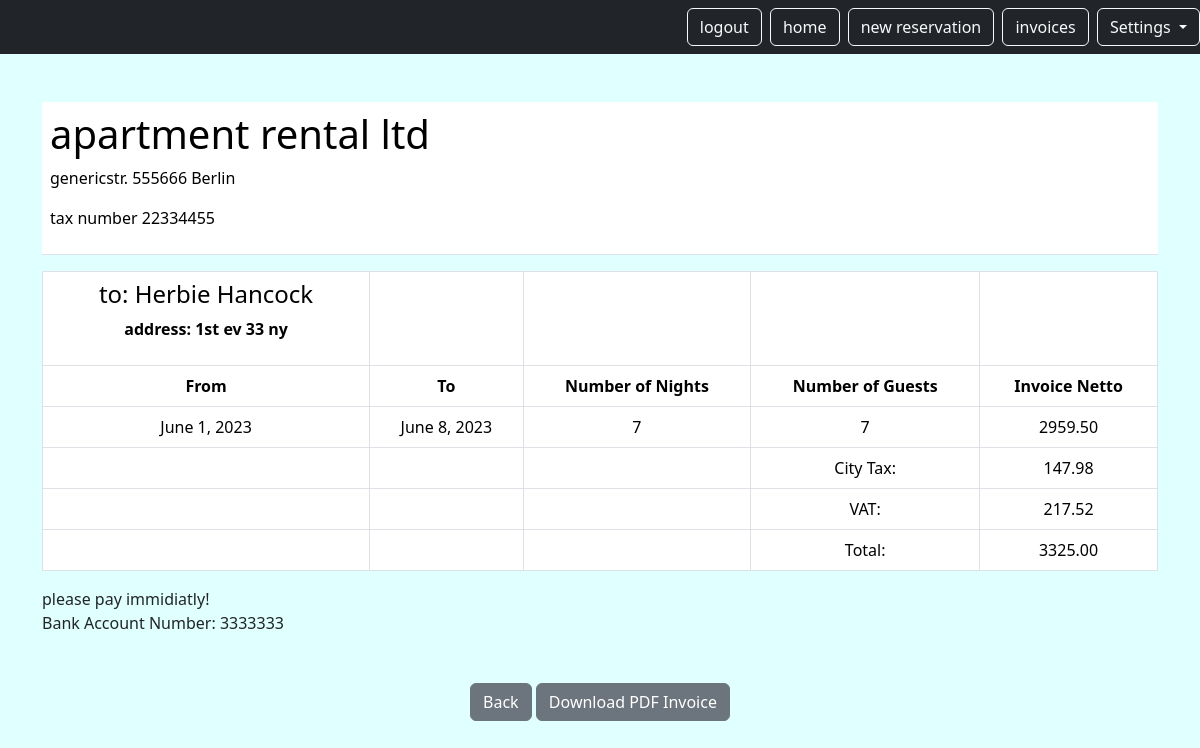
Page /mini/invoice1/2/ (signed in) on the committed database.
### reservation/models.py (models this page shows, shortened)
class Invoice(models.Model):
    id = models.CharField(max_length=255, primary_key=True)
    name = models.CharField(max_length=255)
    invoice_netto = models.DecimalField(
        max_digits=10, decimal_places=2, blank=True, null=True
    )
    reservation = models.ForeignKey(
        Reservation, on_delete=models.CASCADE, related_name="invoices"
    )
    invoice_vat = models.DecimalField(
        max_digits=10, decimal_places=2, blank=True, null=True
    )
    invoice_citytax = models.DecimalField(
        max_digits=10, decimal_places=2, blank=True, null=True
    )
    invoice_number_of_nights = models.IntegerField(blank=True, null=True)

class Reservation(models.Model):
    PURPOSE_CHOICES = [
        ("holiday", "holiday"),
        ("business", "business"),
        ("no-show", "no-show"),
    ]
    id = models.AutoField(primary_key=True)
    start_date = models.DateField()
    end_date = models.DateField()
    name = models.CharField(max_length=255)
    lname = models.CharField(max_length=255, blank=True)
    company = models.CharField(max_length=255, blank=True, null=True)
    address = models.CharField(max_length=255, blank=True, null=True)
    email = models.EmailField(blank=True, null=True)
    number_of_guests = models.IntegerField(blank=True)
    nationality = models.CharField(max_length=255, blank=True, null=True)
    t_sum = models.DecimalField(max_digits=10, decimal_places=2)
    commission = models.DecimalField(
        max_digits=10, decimal_places=2
    )
    rech_num = models.CharField(max_length=255, blank=True)
    link = models.URLField(blank=True, null=True)
    purpose = models.CharField(
        max_length=255, choices=PURPOSE_CHOICES, blank=True
    )
    comment = models.TextField(blank=True, null=True)
    user = models.ForeignKey(
        CustomUser, on_delete=models.CASCADE, related_name="reservation"
    )
    platform = models.ForeignKey(
        Platform, on_delete=models.CASCADE, related_name="reservation"
    )
    apartment = models.ForeignKey(
        Apartment, on_delete=models.CASCADE, related_name="reservation"
    )

### home/models.py (models this page shows)
class CustomUser(AbstractUser):
    name = models.CharField(max_length=150,blank=True)
    last_name = models.CharField(max_length=150, blank=True)
    street = models.CharField(max_length=150, blank=True)
    house_number = models.CharField(max_length=50, blank=True)
    city = models.CharField(max_length=150, blank=True)
    zip_code = models.CharField(max_length=20, blank=True)
    birthday = models.DateField(null=True, blank=True)
    company = models.CharField(max_length=150, blank=True)
    email = models.EmailField(unique=True,blank=True)
    country = models.CharField(max_length=150)
    phone_number = models.CharField(max_length=20, blank=True)
    tax_number = models.CharField(max_length=50, blank=True)
    bank_account = models.CharField(max_length=50, blank=True)
    invoices = models.ManyToManyField('reservation.Invoice', blank=True)

### reservation/views.py (the view)
# urls.py: path('invoice1/<int:pk>/', views.InvoiceDetailedView.as_view(), name='invoice1.detail'),
class InvoiceDetailedView(DetailView):
    model = Invoice
    template_name = "invoice/inv_detail1.html"
    context_object_name = "invoices"
    def get_template_names(self):
        invoice = self.get_object()
        res_user_id = invoice.reservation.user_id
        user_id = self.request.user.id
        if res_user_id != user_id:
            return ["invoice/404.html"]
        if self.request.user.country == 'Poland':
            return ["invoice/inv_detail_pl.html"]
        else:
            return ["invoice/inv_detail1.html"]
    def get_context_data(self, **kwargs):
        context = super().get_context_data(**kwargs)
        invoice = self.get_object()
        res_user_id = invoice.reservation.user_id
        user_id = self.request.user.id
        if res_user_id == user_id:
            invoice = self.object
            reservation = invoice.reservation
            context['invoices'] = invoice
            context['reservation'] = reservation
            return context

### reservation/templates/invoice/inv_detail1.html (shortened to what this page needs)
{% extends 'base.html' %}
{% block content %}
<div class="invoice">
    <table class="table">
        <tr align="left">
            <td>
                <h1>apartment rental ltd</h1>
                <p>genericstr.  555666 Berlin</p>
                <p>tax number 22334455</p>
            </td>
            <td>
                <td>
                </td>
            </td>
        </tr>
    </table>
    <table class="table table-bordered">
        <thead>
        <tr>
            <th>
                <h4>to: {{ invoices.reservation.name }} {{ invoices.reservation.lname }}</h4>
                <p>address: {{ invoices.reservation.address }}</p>
            </th>
            <td></td>
            <th></th>
            <th></th>
            <th></th>
        </tr>
            <tr>
                <th>From</th>
                <th>To</th>
                <th>Number of Nights</th>
                <th>Number of Guests</th>
                <th>Invoice Netto</th>
            </tr>
        </thead>
        <tbody>
            <tr>
                <td>{{ invoices.reservation.start_date }}</td>
                <td>{{ invoices.reservation.end_date }}</td>
                <td>{{ invoices.invoice_number_of_nights }}</td>
                <td>{{ invoices.reservation.number_of_guests }}</td>
                <td>{{ invoices.invoice_netto|floatformat:2 }}</td>
            </tr>
            <tr>
                <td></td>
                <td></td>
                <td></td>
                <td>City Tax:</td>
                <td>{{ invoices.invoice_citytax|floatformat:2 }}</td>
            </tr>
            <tr>
                <td></td>
                <td></td>
                <td></td>
                <td>VAT:</td>
                <td>{{ invoices.invoice_vat }}</td>
            </tr>
            <tr>
                <td></td>
                <td></td>
                <td></td>
                <td>Total:</td>
                <td>{{ invoices.reservation.t_sum }}</td>
            </tr>
        </tbody>
    </table>
<div align = "left">
please pay immidiatly! <br>
Bank Account Number: {{ invoices.reservation.user.bank_account }} <br>
</div>
<a href="{% url 'reservation.list' %}" class="btn btn-secondary my-5">Back</a>
<a href="{% url 'pdf' pk=invoices.id %}" class="btn btn-secondary my-5" target="_blank">Download PDF Invoice</a>
</div>
{% endblock %}

### static/templates/base.html (style rules this page uses)
body { background: lightcyan; }

### rows in the picture
Invoice: reservation.name "Herbie", reservation.lname "Hancock", reservation.address "1st ev 33 ny", reservation.start_date "June 1, 2023", reservation.end_date "June 8, 2023", invoice_number_of_nights "7", reservation.number_of_guests "7", invoice_netto "2959.50", invoice_citytax "147.98", invoice_vat "217.52", reservation.t_sum "3325.00", reservation.user.bank_account "3333333"
